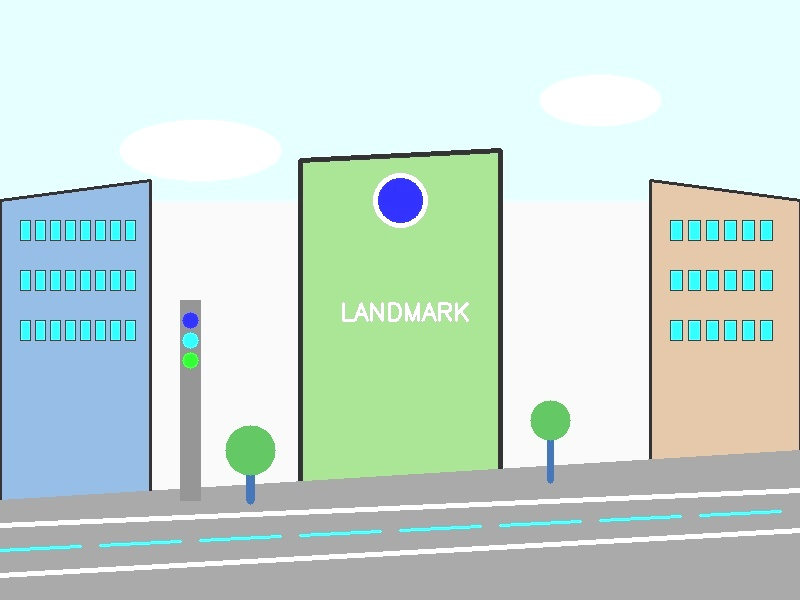
#> input picture test_images/transforms/bright_street.jpg, 800 x 600 px
$ python homography_matcher.py --eye_level test_images/transforms/bright_street.jpg --top_down test_images/transforms/noisy_street.jpg
#> lines starting #> are read from the running program, lines starting #| are printed output that depends on the picture; after the words box and inside, x2 and y2 are one past the last pixel; in counts of white or black regions, pixels touching at a corner belong together
#!/usr/bin/env python3
# -*- coding: utf-8 -*-
"""
OpenCV Homography Matcher
เปรียบเทียบภาพ Eye-Level กับ Top-Down โดยใช้ Feature Matching + Homography

Author: Your Name
Date: 2025-07-25
"""

import cv2
import numpy as np
import matplotlib.pyplot as plt
import argparse
import os
from typing import Tuple, Optional


class HomographyMatcher:
    """
    คลาสสำหรับเปรียบเทียบภาพด้วย Feature Matching และ Homography Transformation
    """

    def __init__(self, feature_detector='SIFT', min_match_count=10):
        """
        Initialize the HomographyMatcher

        Args:
            feature_detector (str): ประเภทของ feature detector ('SIFT', 'ORB', 'AKAZE')
            min_match_count (int): จำนวนการจับคู่ขั้นต่ำที่ต้องการ
        """
        self.min_match_count = min_match_count
        self.feature_detector = feature_detector

        # สร้าง feature detector และ matcher
        if feature_detector == 'SIFT':
            self.detector = cv2.SIFT_create()
            # FLANN matcher สำหรับ SIFT
            FLANN_INDEX_KDTREE = 1
            index_params = dict(algorithm=FLANN_INDEX_KDTREE, trees=5)
            search_params = dict(checks=50)
            self.matcher = cv2.FlannBasedMatcher(index_params, search_params)
        elif feature_detector == 'ORB':
            self.detector = cv2.ORB_create()
            # BFMatcher สำหรับ ORB
            self.matcher = cv2.BFMatcher(cv2.NORM_HAMMING, crossCheck=True)
        elif feature_detector == 'AKAZE':
            self.detector = cv2.AKAZE_create()
            self.matcher = cv2.BFMatcher(cv2.NORM_HAMMING, crossCheck=True)
        else:
            raise ValueError(f"Unsupported feature detector: {feature_detector}")

    def load_and_preprocess_image(self, image_path: str) -> np.ndarray:
        """
        โหลดและปรับแต่งภาพ

        Args:
            image_path (str): path ของภาพ

        Returns:
            np.ndarray: ภาพที่ปรับแต่งแล้ว
        """
        if not os.path.exists(image_path):
            raise FileNotFoundError(f"ไม่พบไฟล์ภาพ: {image_path}")

        img = cv2.imread(image_path)
        if img is None:
            raise ValueError(f"ไม่สามารถโหลดภาพได้: {image_path}")

        # แปลงเป็น grayscale
        gray = cv2.cvtColor(img, cv2.COLOR_BGR2GRAY)

        # ปรับ contrast และ brightness
        gray = cv2.convertScaleAbs(gray, alpha=1.2, beta=10)

        return img, gray

    def detect_and_compute_features(self, gray_img: np.ndarray) -> Tuple[list, np.ndarray]:
        """
        หา keypoints และ descriptors ในภาพ

        Args:
            gray_img (np.ndarray): ภาพ grayscale

        Returns:
            Tuple[list, np.ndarray]: keypoints และ descriptors
        """
        keypoints, descriptors = self.detector.detectAndCompute(gray_img, None)
        return keypoints, descriptors

    def match_features(self, desc1: np.ndarray, desc2: np.ndarray) -> list:
        """
        จับคู่ features ระหว่างสองภาพ

        Args:
            desc1 (np.ndarray): descriptors ของภาพแรก
            desc2 (np.ndarray): descriptors ของภาพที่สอง

        Returns:
            list: รายการของ good matches
        """
        if desc1 is None or desc2 is None:
            return []

        if self.feature_detector == 'SIFT':
            # ใช้ FLANN matcher สำหรับ SIFT
            matches = self.matcher.knnMatch(desc1, desc2, k=2)

            # Apply Lowe's ratio test
            good_matches = []
            for match_pair in matches:
                if len(match_pair) == 2:
                    m, n = match_pair
                    if m.distance < 0.7 * n.distance:
                        good_matches.append(m)
        else:
            # ใช้ BFMatcher สำหรับ ORB และ AKAZE
            matches = self.matcher.match(desc1, desc2)
            # เรียงลำดับตาม distance
            matches = sorted(matches, key=lambda x: x.distance)
            # เลือกเฉพาะ matches ที่ดี (25% แรก)
            good_matches = matches[:len(matches)//4]

        return good_matches

    def find_homography(self, kp1: list, kp2: list, matches: list) -> Optional[np.ndarray]:
        """
        หา Homography matrix จาก matched keypoints

        Args:
            kp1 (list): keypoints ของภาพแรก
            kp2 (list): keypoints ของภาพที่สอง
            matches (list): รายการของ good matches

        Returns:
            Optional[np.ndarray]: Homography matrix หรือ None
        """
        if len(matches) < self.min_match_count:
            print(f"จำนวน matches ไม่เพียงพอ: {len(matches)}/{self.min_match_count}")
            return None

        # แยก coordinates ของ matched points
        src_pts = np.float32([kp1[m.queryIdx].pt for m in matches]).reshape(-1, 1, 2)
        dst_pts = np.float32([kp2[m.trainIdx].pt for m in matches]).reshape(-1, 1, 2)

        # หา Homography matrix ด้วย RANSAC
        H, mask = cv2.findHomography(src_pts, dst_pts, cv2.RANSAC, 5.0)

        return H, mask

    def transform_image(self, img: np.ndarray, H: np.ndarray, target_shape: Tuple[int, int]) -> np.ndarray:
        """
        Transform ภาพด้วย Homography matrix

        Args:
            img (np.ndarray): ภาพต้นฉบับ
            H (np.ndarray): Homography matrix
            target_shape (Tuple[int, int]): ขนาดของภาพเป้าหมาย (width, height)

        Returns:
            np.ndarray: ภาพที่ถูก transform แล้ว
        """
        return cv2.warpPerspective(img, H, target_shape)

    def visualize_matches(self, img1: np.ndarray, kp1: list, img2: np.ndarray, kp2: list,
                         matches: list, H: Optional[np.ndarray] = None) -> np.ndarray:
        """
        แสดงผลการจับคู่ features

        Args:
            img1, img2: ภาพต้นฉบับ
            kp1, kp2: keypoints
            matches: รายการของ matches
            H: Homography matrix (optional)

        Returns:
            np.ndarray: ภาพที่แสดงผลการจับคู่
        """
        # สร้างภาพสำหรับแสดงผล matches
        draw_params = dict(matchColor=(0, 255, 0),    # สีเขียวสำหรับ matches
                          singlePointColor=None,
                          matchesMask=None,           # วาดทุก matches
                          flags=2)

        img_matches = cv2.drawMatches(img1, kp1, img2, kp2, matches, None, **draw_params)

        # ถ้ามี Homography แล้ว ให้วาดกรอบรอบวัตถุที่ตรงกัน
        if H is not None:
            h, w = img1.shape[:2]
            pts = np.float32([[0, 0], [w, 0], [w, h], [0, h]]).reshape(-1, 1, 2)
            dst = cv2.perspectiveTransform(pts, H)

            # วาดกรอบในภาพที่สอง
            img2_with_box = img2.copy()
            cv2.polylines(img2_with_box, [np.int32(dst)], True, (0, 0, 255), 3, cv2.LINE_AA)

            # รวมภาพ
            img_matches = cv2.drawMatches(img1, kp1, img2_with_box, kp2, matches, None, **draw_params)

        return img_matches

    def compare_images(self, eye_level_path: str, top_down_path: str,
                      output_dir: str = "output") -> dict:
        """
        เปรียบเทียบภาพ Eye-Level กับ Top-Down

        Args:
            eye_level_path (str): path ของภาพ eye-level
            top_down_path (str): path ของภาพ top-down
            output_dir (str): โฟลเดอร์สำหรับบันทึกผลลัพธ์

        Returns:
            dict: ผลลัพธ์การเปรียบเทียบ
        """
        # สร้างโฟลเดอร์ output
        os.makedirs(output_dir, exist_ok=True)

        print("🔍 กำลังโหลดและปรับแต่งภาพ...")

        # โหลดภาพ
        img1, gray1 = self.load_and_preprocess_image(eye_level_path)
        img2, gray2 = self.load_and_preprocess_image(top_down_path)

        print(f"📏 ขนาดภาพ Eye-Level: {img1.shape}")
        print(f"📏 ขนาดภาพ Top-Down: {img2.shape}")

        # หา features
        print(f"🔎 กำลังหา features ด้วย {self.feature_detector}...")
        kp1, desc1 = self.detect_and_compute_features(gray1)
        kp2, desc2 = self.detect_and_compute_features(gray2)

        print(f"✅ พบ keypoints ในภาพ Eye-Level: {len(kp1)}")
        print(f"✅ พบ keypoints ในภาพ Top-Down: {len(kp2)}")

        # จับคู่ features
        print("🔗 กำลังจับคู่ features...")
        matches = self.match_features(desc1, desc2)
        print(f"✅ พบ good matches: {len(matches)}")

        results = {
            'eye_level_keypoints': len(kp1),
            'top_down_keypoints': len(kp2),
            'total_matches': len(matches),
            'homography_found': False,
            'confidence_score': 0.0
        }

        if len(matches) >= self.min_match_count:
            # หา Homography
            print("📐 กำลังคำนวณ Homography matrix...")
            homography_result = self.find_homography(kp1, kp2, matches)

            if homography_result is not None:
                H, mask = homography_result
                matches_mask = mask.ravel().tolist()
                inlier_matches = [m for i, m in enumerate(matches) if matches_mask[i]]

                results['homography_found'] = True
                results['inlier_matches'] = len(inlier_matches)
                results['confidence_score'] = len(inlier_matches) / len(matches)

                print(f"✅ พบ Homography! Inlier matches: {len(inlier_matches)}/{len(matches)}")
                print(f"📊 Confidence Score: {results['confidence_score']:.2f}")

                # แสดงผลการจับคู่
                img_matches = self.visualize_matches(img1, kp1, img2, kp2, inlier_matches, H)

                # Transform ภาพ eye-level ให้เป็น top-down view
                h, w = img2.shape[:2]
                transformed_img = self.transform_image(img1, H, (w, h))

                # บันทึกผลลัพธ์
                cv2.imwrite(os.path.join(output_dir, "matches_visualization.jpg"), img_matches)
                cv2.imwrite(os.path.join(output_dir, "transformed_eye_level.jpg"), transformed_img)
                cv2.imwrite(os.path.join(output_dir, "original_top_down.jpg"), img2)

                # สร้างการเปรียบเทียบแบบเคียงข้างกัน
                comparison = np.hstack((transformed_img, img2))
                cv2.imwrite(os.path.join(output_dir, "comparison.jpg"), comparison)

                print(f"💾 บันทึกผลลัพธ์ในโฟลเดอร์: {output_dir}")

            else:
                print("❌ ไม่สามารถหา Homography ได้")
                # แสดงผล matches ที่มีอยู่
                img_matches = self.visualize_matches(img1, kp1, img2, kp2, matches[:50])  # แสดงแค่ 50 matches แรก
                cv2.imwrite(os.path.join(output_dir, "failed_matches.jpg"), img_matches)
        else:
            print(f"❌ จำนวน matches ไม่เพียงพอสำหรับการหา Homography ({len(matches)}/{self.min_match_count})")
            if len(matches) > 0:
                img_matches = self.visualize_matches(img1, kp1, img2, kp2, matches)
                cv2.imwrite(os.path.join(output_dir, "insufficient_matches.jpg"), img_matches)

        return results


def main():
    """ฟังก์ชันหลักสำหรับการรันโปรแกรม"""
    parser = argparse.ArgumentParser(description='OpenCV Homography Matcher')
    parser.add_argument('--eye_level', required=True, help='Path to eye-level image')
    parser.add_argument('--top_down', required=True, help='Path to top-down image')
    parser.add_argument('--detector', default='SIFT', choices=['SIFT', 'ORB', 'AKAZE'],
                       help='Feature detector to use')
    parser.add_argument('--min_matches', type=int, default=10,
                       help='Minimum number of matches required')
    parser.add_argument('--output', default='output', help='Output directory')

    args = parser.parse_args()

    # สร้าง matcher
    matcher = HomographyMatcher(
        feature_detector=args.detector,
        min_match_count=args.min_matches
    )

    try:
        # เปรียบเทียบภาพ
        results = matcher.compare_images(
            args.eye_level,
            args.top_down,
            args.output
        )
#> in load_and_preprocess_image, img is the input picture: shape (600, 800, 3); mean B, G, R 211.7, 220, 199.8
#> call 2 of load_and_preprocess_image, with image_path = 'test_images/transforms/noisy_street.jpg'
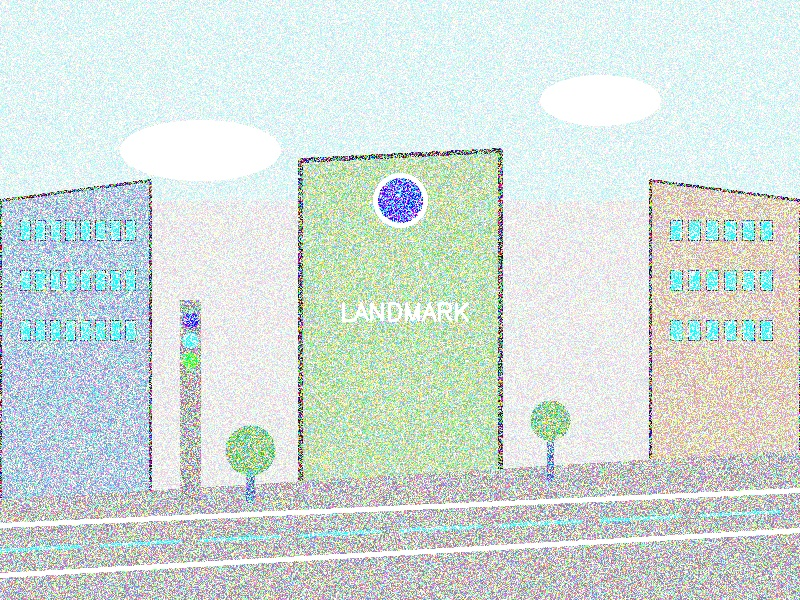
#> input picture test_images/transforms/noisy_street.jpg, 800 x 600 px
#> in load_and_preprocess_image, img is the input picture: shape (600, 800, 3); mean B, G, R 217.8, 222.6, 210.1
#> in load_and_preprocess_image (call 2), `gray = cv2.cvtColor(img, cv2.COLOR_BGR2GRAY)`:
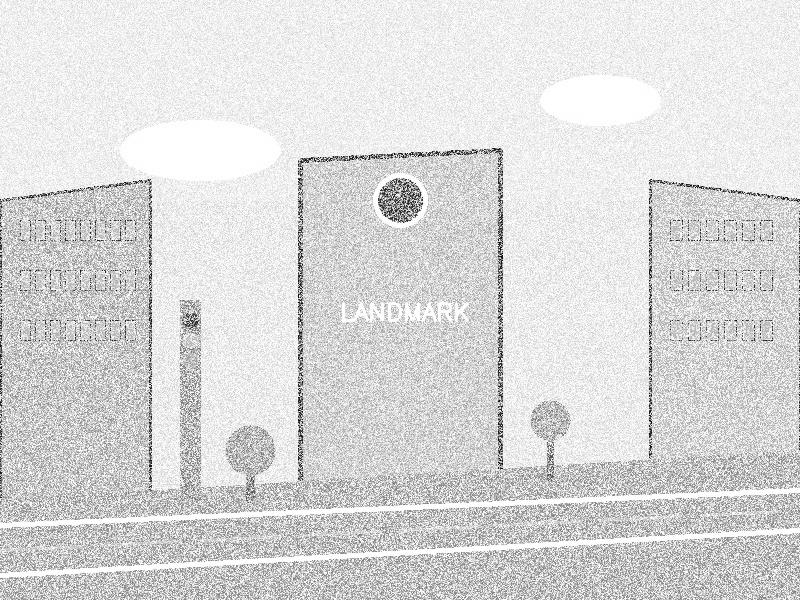
#> gray: shape (600, 800); min 2, max 255, mean 218.3
#> in load_and_preprocess_image (call 2), `gray = cv2.convertScaleAbs(gray, alpha=1.2, beta=10)`:
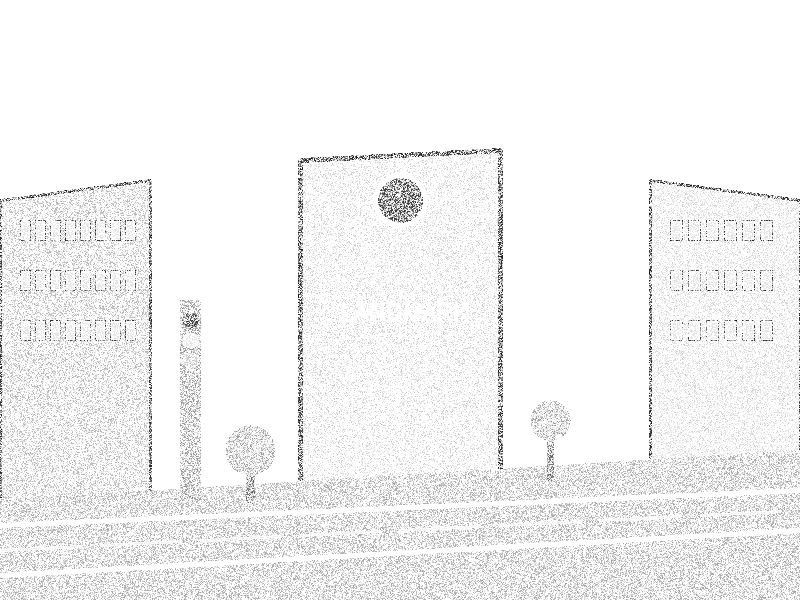
#> gray: shape (600, 800); min 12, max 255, mean 243.7
#| 📏 ขนาดภาพ Eye-Level: (600, 800, 3)
#| 📏 ขนาดภาพ Top-Down: (600, 800, 3)
#> in detect_and_compute_features, `keypoints, descriptors = self.detector.detectAndCompute(gray_img, None)`: keypoints = 301 keypoints; strongest (x, y, size): (400, 201, 27.9), (650, 457, 2.4), (300, 478, 4.1), (500, 466, 4.1)
#> in compare_images, `kp1, desc1 = self.detect_and_compute_features(gray1)`: kp1 has the same summary as keypoints in detect_and_compute_features
#> in detect_and_compute_features (call 2), `keypoints, descriptors = self.detector.detectAndCompute(gray_img, None)`: keypoints = 1293 keypoints; strongest (x, y, size): (650, 309, 2), (502, 436, 1.8), (650, 434, 2.4), (150, 478, 2)
#> in compare_images, `kp2, desc2 = self.detect_and_compute_features(gray2)`: kp2 has the same summary as keypoints in detect_and_compute_features
#| ✅ พบ keypoints ในภาพ Eye-Level: 301
#| ✅ พบ keypoints ในภาพ Top-Down: 1293
#> in match_features, `matches = self.matcher.knnMatch(desc1, desc2, k=2)`: matches = 301 matches
#> after the loop in match_features, `for match_pair in matches:`: good_matches = 17 matches
#| ✅ พบ good matches: 17
#> in compare_images, `results = { 'eye_level_keypoints': len(kp1), 'top_down_keypoints': len..`: results = {'eye_level_keypoints': 301, 'top_down_keypoints': 1293, 'total_matches': 17, 'homography_found': False, 'confidence_score': 0}
#> in find_homography, `src_pts = np.float32([kp1[m.queryIdx].pt for m in matches]).reshape(-1..`: src_pts = 17 rows, first 8: [167.6, 475.8], [190.2, 338.4], [190.3, 320.4], [190.3, 320.4], [190.3, 381.9], [218.3, 471.9], [259.1, 479.5], [301.3, 161.3]
#> in find_homography, `dst_pts = np.float32([kp2[m.trainIdx].pt for m in matches]).reshape(-1..`: dst_pts = 17 rows, first 8: [167.3, 476.1], [190.1, 336.4], [191.6, 322], [191.6, 322], [190.1, 403.4], [217.8, 472.7], [259.1, 479.6], [498.6, 150.4]
#> in find_homography, `H, mask = cv2.findHomography(src_pts, dst_pts, cv2.RANSAC, 5.0)`: H = [[0.98, -0.0123, 6.68], [-0.00951, 0.975, 7.21], [-1.16e-05, -2.63e-05, 1]]; mask = 17 values, max 1 at index 0, min 0 at index 4, mean 0.882
#> in compare_images, `matches_mask = mask.ravel().tolist()`: matches_mask = [1, 1, 1, 1, 0, 1, 1, 0, 1, 1, 1, 1, 1, 1, 1, 1, 1]
#> in compare_images, `inlier_matches = [m for i, m in enumerate(matches) if matches_mask[i]]`: inlier_matches = 15 matches
#| ✅ พบ Homography! Inlier matches: 15/17
#| 📊 Confidence Score: 0.88
#> in visualize_matches, `img_matches = cv2.drawMatches(img1, kp1, img2, kp2, matches, None, **d..`:
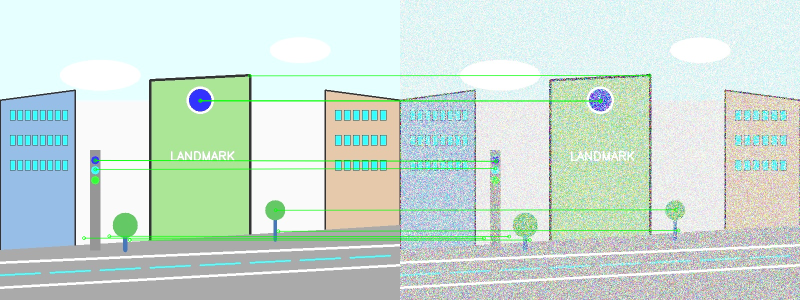
#> img_matches: shape (600, 1600, 3) (shown at 1/2 size); mean B, G, R 212.3, 221.8, 202.6
#> in visualize_matches, `dst = cv2.perspectiveTransform(pts, H)`: dst = [[6.68, 7.21], [798, -0.408], [803.3, 599.4], [-0.734, 601.5]]
#> in visualize_matches, `cv2.polylines(img2_with_box, [np.int32(dst)], True, (0, 0, 255), 3, cv..`:
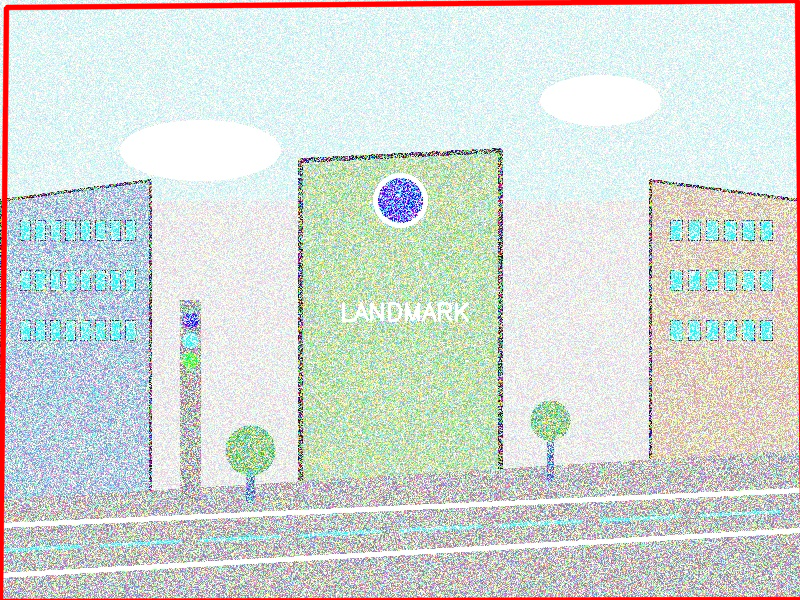
#> img2_with_box: shape (600, 800, 3); 2.68% of pixels changed, all inside (x1, y1, x2, y2) = (0, 0, 800, 600)
#> in transform_image, `return cv2.warpPerspective(img, H, target_shape)`:
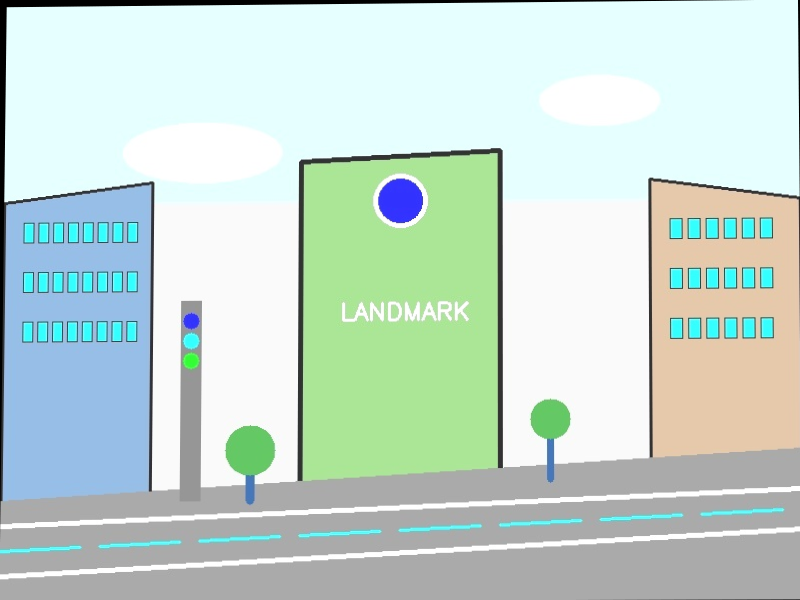
#> returned value: shape (600, 800, 3); mean of channels 0, 1, 2 209.3, 217.6, 197.6; drawn as B, G, R
#> in compare_images, `comparison = np.hstack((transformed_img, img2))`:
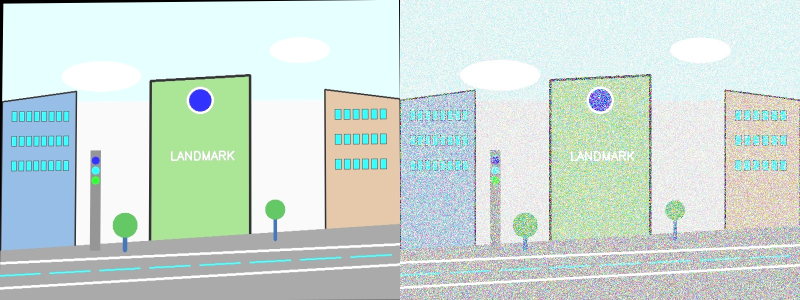
#> comparison: shape (600, 1600, 3) (shown at 1/2 size); mean B, G, R 213.5, 220.1, 203.9
#> results = {'eye_level_keypoints': 301, 'top_down_keypoints': 1293, 'total_matches': 17, 'homography_found': True, 'confidence_score': 0.882, 'inlier_matches': 15}

        # แสดงผลสรุป
        print("\n" + "="*50)
        print("📋 สรุปผลการเปรียบเทียบ")
        print("="*50)
        print(f"Eye-Level Keypoints: {results['eye_level_keypoints']}")
#| Eye-Level Keypoints: 301
        print(f"Top-Down Keypoints: {results['top_down_keypoints']}")
#| Top-Down Keypoints: 1293
        print(f"Total Matches: {results['total_matches']}")
#| Total Matches: 17

        if results['homography_found']:
            print(f"Inlier Matches: {results['inlier_matches']}")
#| Inlier Matches: 15
            print(f"Confidence Score: {results['confidence_score']:.2f}")
#| Confidence Score: 0.88
            print("✅ การเปรียบเทียบสำเร็จ!")
        else:
            print("❌ ไม่พบความสัมพันธ์ที่เชื่อถือได้ระหว่างภาพทั้งสอง")

    except Exception as e:
        print(f"❌ เกิดข้อผิดพลาด: {str(e)}")
        return 1

    return 0


if __name__ == "__main__":
    exit(main())
#> (the program exits here)
